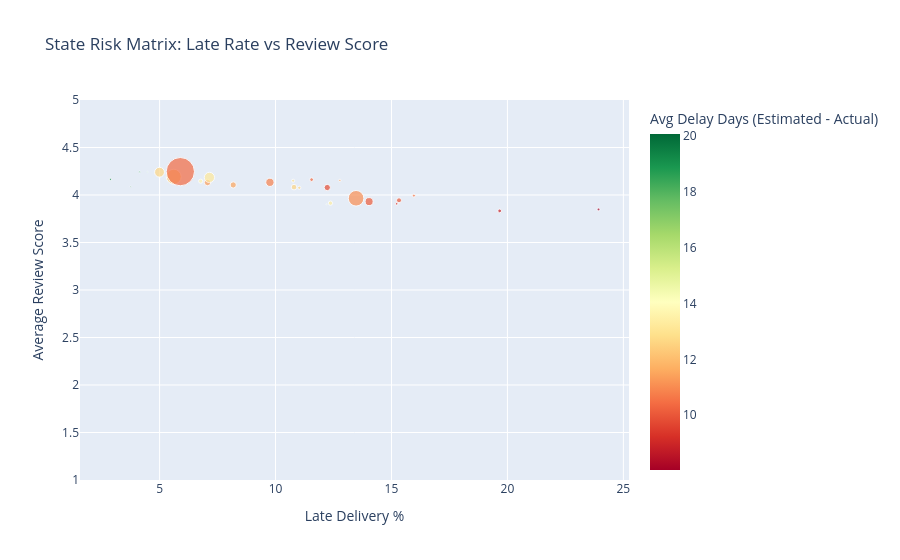

The notebook cell saved with this chart:
### Code cell
fig_risk = px.scatter(
    state_risk,
    x='late_rate',
    y='avg_review',
    size='orders',
    color='avg_delay_days',
    hover_name='customer_state',
    color_continuous_scale='RdYlGn',
    title='State Risk Matrix: Late Rate vs Review Score',
    labels={
        'late_rate': 'Late Delivery %',
        'avg_review': 'Average Review Score',
        'avg_delay_days': 'Avg Delay Days (Estimated - Actual)'
    }
)
fig_risk.update_layout(yaxis_range=[1, 5])
fig_risk.show()

### Figure 1 — Plotly figure (JSON) as saved in the notebook; plotly's stock layout.template omitted (floating-point values rounded to 4 significant figures)
{"data": [{"hovertemplate": "<b>%{hovertext}</b><br><br>Late Delivery %=%{x}<br>Average Review Score=%{y}<br>orders=%{marker.size}<br>Avg Delay Days (Estimated - Actual)=%{marker.color}<extra></extra>", "hovertext": ["AC", "AL", "AM", "AP", "BA", "CE", "DF", "ES", "GO", "MA", "MG", "MS", "MT", "PA", "PB", "PE", "PI", "PR", "RJ", "RN", "RO", "RR", "RS", "SC", "SE", "SP", "TO"], "legendgroup": "", "marker": {"color": [20.08, 8.032, 18.85, 19.06, 10.1, 10.11, 11.34, 9.797, 11.48, 8.888, 12.54, 10.36, 13.69, 13.39, 12.6, 12.61, 10.63, 12.62, 11.05, 12.96, 19.4, 16.59, 13.21, 10.8, 9.329, 10.38, 11.44], "coloraxis": "coloraxis", "size": [80, 397, 145, 67, 3256, 1279, 2080, 1995, 1957, 717, 11354, 701, 886, 946, 517, 1593, 476, 4923, 12350, 474, 243, 41, 5344, 3546, 335, 40494, 274], "sizemode": "area", "sizeref": 101.2, "symbol": "circle"}, "mode": "markers", "name": "", "orientation": "v", "showlegend": false, "type": "scatter", "x": [3.75, 23.93, 4.138, 4.478, 14.04, 15.32, 7.067, 12.23, 8.176, 19.67, 5.61, 11.55, 6.772, 12.37, 11.03, 10.8, 15.97, 4.997, 13.47, 10.76, 2.881, 12.2, 7.148, 9.757, 15.22, 5.895, 12.77], "xaxis": "x", "y": [4.088, 3.848, 4.243, 4.242, 3.931, 3.944, 4.131, 4.079, 4.106, 3.833, 4.192, 4.162, 4.146, 3.914, 4.076, 4.083, 3.994, 4.24, 3.965, 4.151, 4.165, 3.902, 4.185, 4.134, 3.907, 4.246, 4.154], "yaxis": "y"}], "layout": {"coloraxis": {"colorbar": {"title": {"text": "Avg Delay Days (Estimated - Actual)"}}, "colorscale": [[0, "rgb(165,0,38)"], [0.1, "rgb(215,48,39)"], [0.2, "rgb(244,109,67)"], [0.3, "rgb(253,174,97)"], [0.4, "rgb(254,224,139)"], [0.5, "rgb(255,255,191)"], [0.6, "rgb(217,239,139)"], [0.7, "rgb(166,217,106)"], [0.8, "rgb(102,189,99)"], [0.9, "rgb(26,152,80)"], [1, "rgb(0,104,55)"]]}, "legend": {"itemsizing": "constant", "tracegroupgap": 0}, "title": {"text": "State Risk Matrix: Late Rate vs Review Score"}, "xaxis": {"anchor": "y", "domain": [0, 1], "title": {"text": "Late Delivery %"}}, "yaxis": {"anchor": "x", "domain": [0, 1], "range": [1, 5], "title": {"text": "Average Review Score"}}}}
